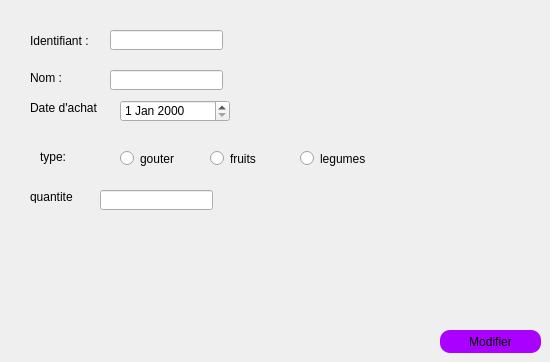
        <widget class="QWidget" name="modifierunaliment">
         <attribute name="title">
          <string>Modifier un aliment</string>
         </attribute>
         <widget class="QPushButton" name="pushButton_modifier_8">
          <property name="geometry">
           <rect>
            <x>440</x>
            <y>330</y>
            <width>101</width>
            <height>23</height>
           </rect>
          </property>
          <property name="styleSheet">
           <string notr="true">border-radius: 10px;
border-color: rgb(0, 0, 0);
background-color: rgb(170, 0, 255);</string>
          </property>
          <property name="text">
           <string>Modifier</string>
          </property>
         </widget>
         <widget class="QRadioButton" name="gouter_2">
          <property name="geometry">
           <rect>
            <x>120</x>
            <y>150</y>
            <width>82</width>
            <height>17</height>
           </rect>
          </property>
          <property name="text">
           <string>gouter</string>
          </property>
         </widget>
         <widget class="QRadioButton" name="legumes_2">
          <property name="geometry">
           <rect>
            <x>300</x>
            <y>150</y>
            <width>82</width>
            <height>17</height>
           </rect>
          </property>
          <property name="text">
           <string>legumes</string>
          </property>
         </widget>
         <widget class="QLineEdit" name="ID_label_3">
          <property name="geometry">
           <rect>
            <x>110</x>
            <y>30</y>
            <width>113</width>
            <height>20</height>
           </rect>
          </property>
         </widget>
         <widget class="QLineEdit" name="qte_label_2">
          <property name="geometry">
           <rect>
            <x>100</x>
            <y>190</y>
            <width>113</width>
            <height>20</height>
           </rect>
          </property>
         </widget>
         <widget class="QRadioButton" name="fruits_2">
          <property name="geometry">
           <rect>
            <x>210</x>
            <y>150</y>
            <width>82</width>
            <height>17</height>
           </rect>
          </property>
          <property name="text">
           <string>fruits</string>
          </property>
         </widget>
         <widget class="QLineEdit" name="Nom_label_3">
          <property name="geometry">
           <rect>
            <x>110</x>
            <y>70</y>
            <width>113</width>
            <height>20</height>
           </rect>
          </property>
         </widget>
         <widget class="QLabel" name="date_2">
          <property name="geometry">
           <rect>
            <x>30</x>
            <y>100</y>
            <width>71</width>
            <height>16</height>
           </rect>
          </property>
          <property name="text">
           <string>Date d'achat</string>
          </property>
         </widget>
         <widget class="QLabel" name="type_2">
          <property name="geometry">
           <rect>
            <x>40</x>
            <y>150</y>
            <width>47</width>
            <height>14</height>
           </rect>
          </property>
          <property name="text">
           <string>type:</string>
          </property>
         </widget>
         <widget class="QLabel" name="Nom_10">
          <property name="geometry">
           <rect>
            <x>30</x>
            <y>70</y>
            <width>61</width>
            <height>16</height>
           </rect>
          </property>
          <property name="text">
           <string>Nom :</string>
          </property>
         </widget>
         <widget class="QLabel" name="ID_2">
          <property name="geometry">
           <rect>
            <x>30</x>
            <y>30</y>
            <width>71</width>
            <height>21</height>
           </rect>
          </property>
          <property name="text">
           <string>Identifiant :</string>
          </property>
         </widget>
         <widget class="QLabel" name="qte_2">
          <property name="geometry">
           <rect>
            <x>30</x>
            <y>190</y>
            <width>47</width>
            <height>13</height>
           </rect>
          </property>
          <property name="text">
           <string>quantite</string>
          </property>
         </widget>
         <widget class="QDateEdit" name="date_lim_2">
          <property name="geometry">
           <rect>
            <x>120</x>
            <y>100</y>
            <width>110</width>
            <height>22</height>
           </rect>
          </property>
         </widget>
        </widget>
